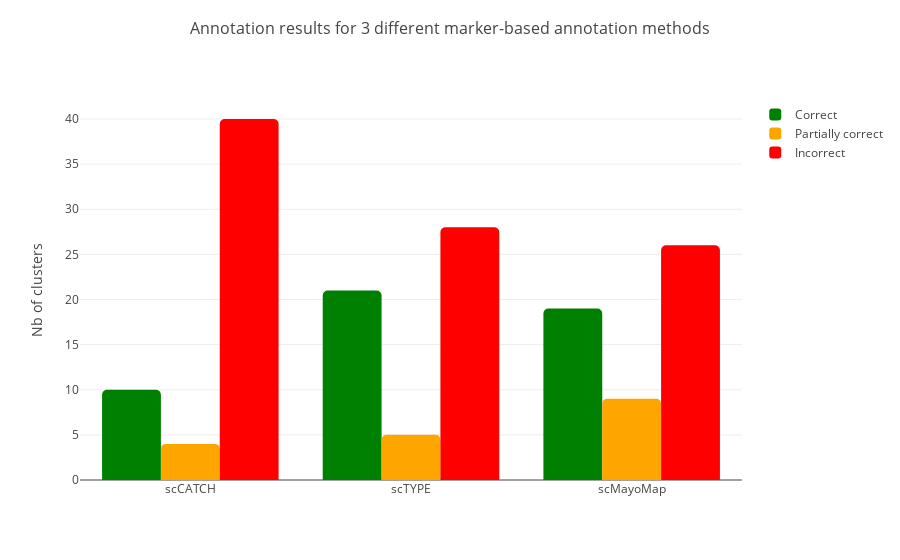

The cell this chart's notebook holds for it:
### Markdown cell above
### Choroid Plexus results

### Code cell
# Figure 4 - show summary results for marker-based annotation
# Simple barchart 

ref_datasets=['scCATCH', 'scTYPE', 'scMayoMap']

fig = go.Figure(data=[
    go.Bar(name='Correct', x=ref_datasets, y=[10, 21, 19], marker_color='green'),
    go.Bar(name='Partially correct', x=ref_datasets, y=[4, 5, 9], marker_color='orange'),
    go.Bar(name='Incorrect', x=ref_datasets, y=[40, 28, 26], marker_color='red'),
], layout=dict(
        barcornerradius=5,
    ),)
# Change the bar mode
fig.update_layout(barmode='group', 
                  template='none',
                  yaxis = dict(title='Nb of clusters',
                               title_font = dict(size=14)),
                  title = dict(text = 'Annotation results for 3 different marker-based annotation methods',
                               font=dict(size=16),
                               xanchor='center',
                               yanchor='middle',
                               x=0.5,
                               y=0.95))
fig.show()
pio.write_image(fig, '../../PNG_results/cp_barchart_markerbased_results.png')

### Figure 1 — Plotly figure (JSON) as saved in the notebook; plotly's stock layout.template omitted (floating-point values rounded to 4 significant figures)
{"data": [{"marker": {"color": "green"}, "name": "Correct", "type": "bar", "x": ["scCATCH", "scTYPE", "scMayoMap"], "y": [10, 21, 19]}, {"marker": {"color": "orange"}, "name": "Partially correct", "type": "bar", "x": ["scCATCH", "scTYPE", "scMayoMap"], "y": [4, 5, 9]}, {"marker": {"color": "red"}, "name": "Incorrect", "type": "bar", "x": ["scCATCH", "scTYPE", "scMayoMap"], "y": [40, 28, 26]}], "layout": {"barcornerradius": 5, "barmode": "group", "title": {"font": {"size": 16}, "text": "Annotation results for 3 different marker-based annotation methods", "x": 0.5, "xanchor": "center", "y": 0.95, "yanchor": "middle"}, "yaxis": {"title": {"font": {"size": 14}, "text": "Nb of clusters"}}}}
